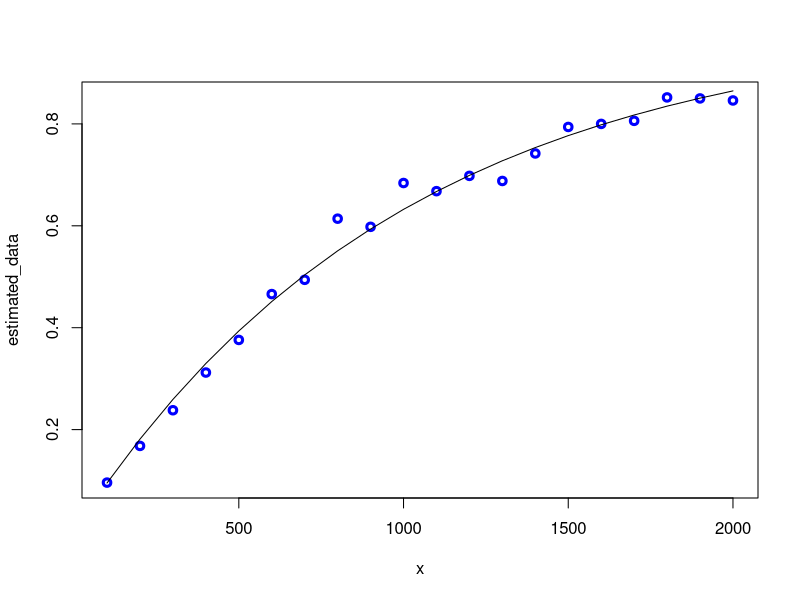
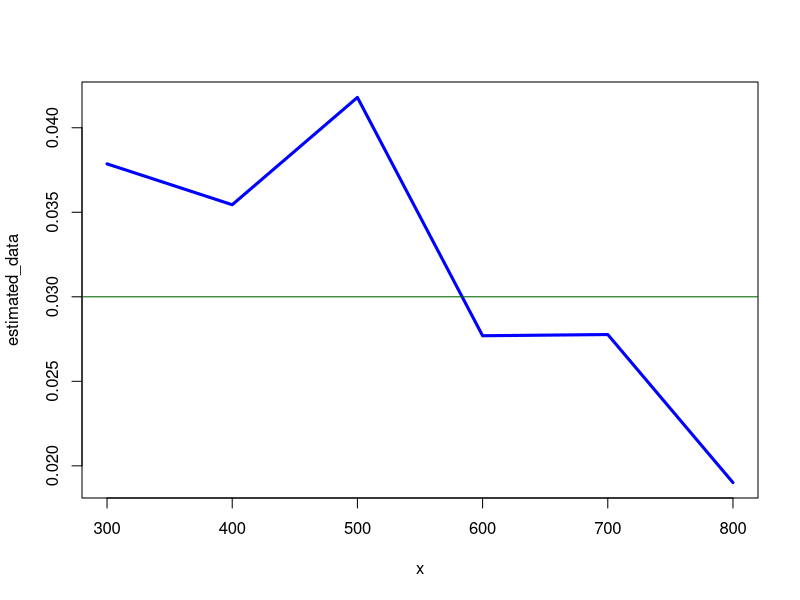
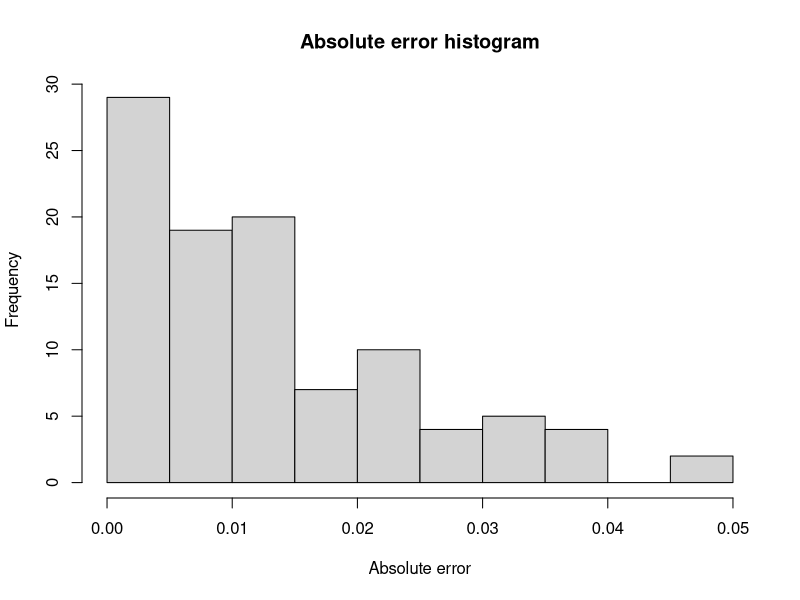
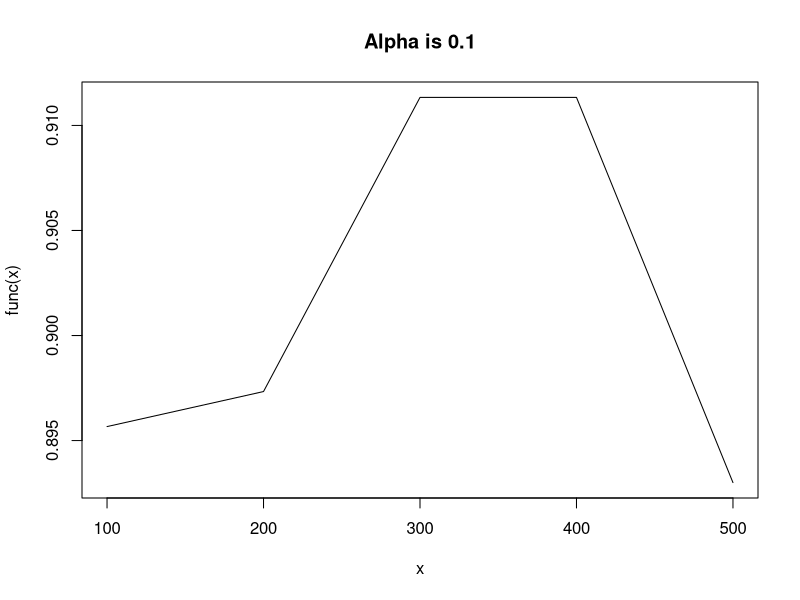
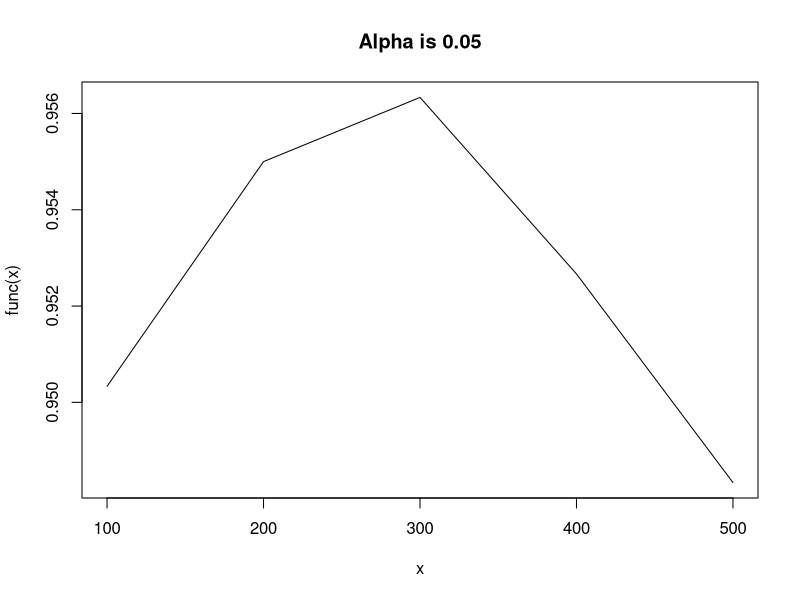
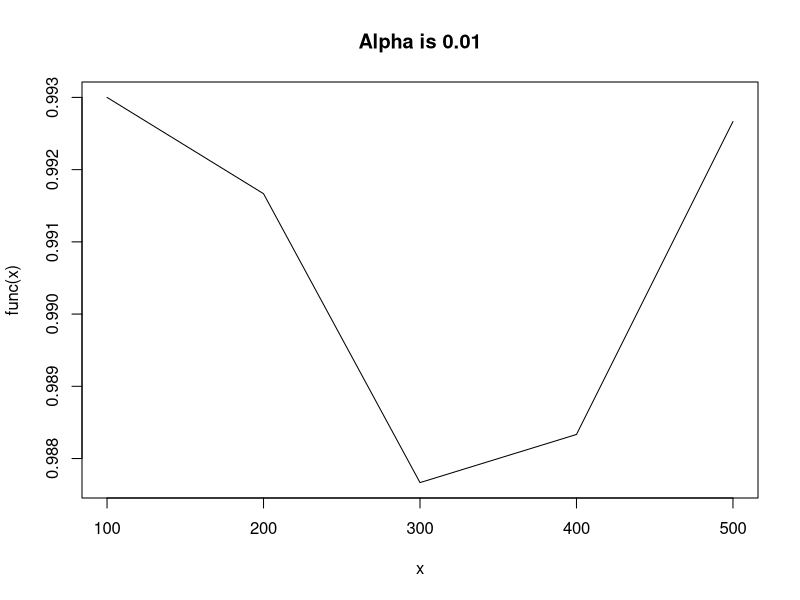
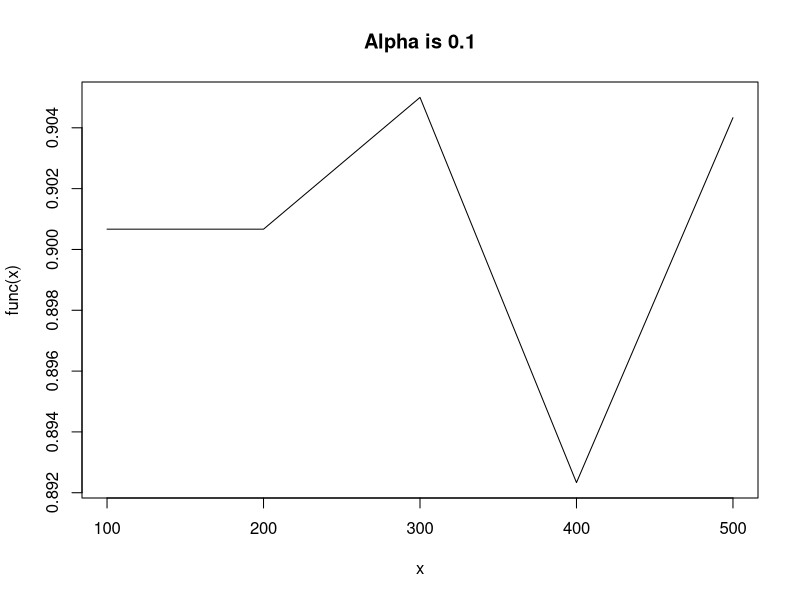
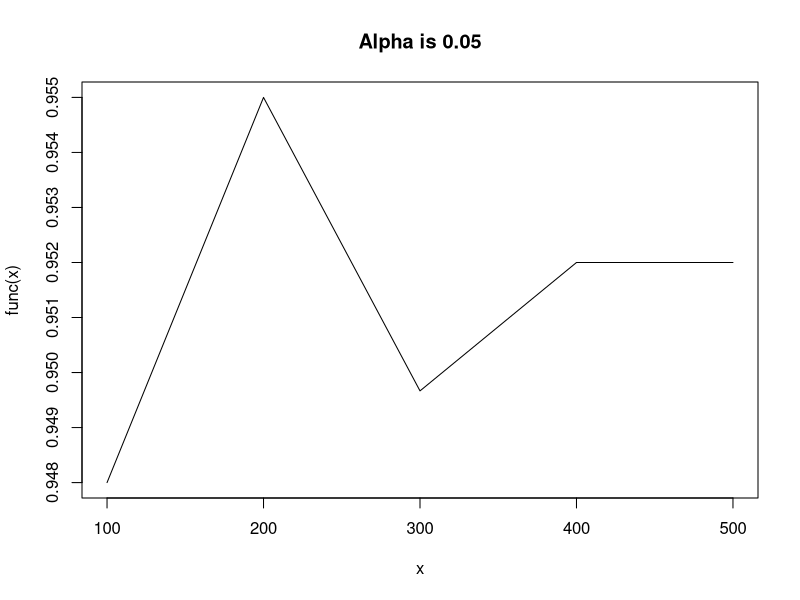

Write the R code that produced these figures, in order.
## ---- chunk 1
TIN <- 20

set.seed(TIN)
## ---- chunk 2
TLN <- paste("0", TIN, sep = "")
## ---- chunk 3
P = matrix(c(
  0.9, 0.1, 0.0, 0.0,
  0.8, 0.1, 0.1, 0.0,
  0.9, 0.0, 0.0, 0.1,
  0.8, 0.1, 0.1, 0), nrow=4, byrow=T)

calculate_by_eigenvector <- function (probs) {
  left_eigenvector <- eigen(t(probs))$vectors[,1]
  return (sapply(left_eigenvector / sum(left_eigenvector), Re))
}

calculate_by_matrix_multiplication <- function (probs) {
  return ((probs %*% probs %*% probs %*% probs)[1, ])
}

cat("Limiting probabilities (eigenvectors): ", calculate_by_eigenvector(P), "\n")
cat("Limiting probabilities (matrices): ", calculate_by_matrix_multiplication(P))

## ---- chunk 4
estimate_probability <- Vectorize(function (m, n) {
  sample_data <- apply(
    replicate(m, sample(0:9, n, replace = T)), 2,
    function(x) grepl(TLN, paste(x, collapse = "")))
  return (length(sample_data[sample_data == TRUE]) / length(sample_data))
})

theoretical_probability <- function (n) 1 - ((1 - 0.001) ^ n)
# 0.001 is the limiting probability of the state 4
## ---- chunk 5
x <- seq(100, 2000, by = 100)
estimated_data = estimate_probability(500, x)
theoretical_data = theoretical_probability(x)
## ---- chunk 6
plot(
  x,
  estimated_data, col ="blue", lwd = 3)
lines(
  x,
  theoretical_data)
## ---- chunk 7
x <- seq(300, 800, by = 100)
n <- 1000
m <- 100
estimated_data = apply(replicate(m, estimate_probability(x, n) - theoretical_probability(n)), 1, function (x) quantile(x, .95))
plot(
  x,
  estimated_data, col ="blue", lwd = 3, type="l")
abline(h = 0.03, col = "darkgreen")
## ---- chunk 8
N <- 1000
n <- 1000
m <- 100
hist(
  replicate(m, abs(estimate_probability(N, n) - theoretical_probability(n))),
  main = "Absolute error histogram",
  xlab = "Absolute error")
## ---- chunk 9
calculate_length <- Vectorize(function() {
  values <- vector()
  length <- 0
  while (paste(values, collapse = "") != TLN) {
    values <- tail(append(values, sample(0:9, 1)), nchar(TLN))
    length <- length + 1
  }
  return (length)
})

data <- replicate(100, calculate_length())
mean(data)
## ---- chunk 10
var(data) / 5
## ---- chunk 11
theta <- TIN / 10
m <- 3000
x <- seq(100, 500, by=100)

estimate_method_1 <- function(data, alpha) {
  n <- length(data)
  lower = (2 * sum(data)) / (qchisq(df = 2 * n, p = 1 - alpha / 2))
  upper = (2 * sum(data)) / (qchisq(df = 2 * n, p = alpha / 2))
  return (c(lower, upper))
}

estimate_method_2 <- function(data, alpha) {
  n <- length(data)
  lower = mean(data) - (theta * qnorm(1 - alpha / 2)) / sqrt(n)
  upper = mean(data) + (theta * qnorm(1 - alpha / 2)) / sqrt(n)
  return (c(lower, upper))
}

estimate_method_3 <- function(data, alpha) {
  n <- length(data)
  lower = (mean(data) * sqrt(n)) / (qnorm(1 - alpha / 2) + sqrt(n))
  upper = (mean(data) * sqrt(n)) / (qnorm(alpha / 2) + sqrt(n))
  return (c(lower, upper))
}

estimate_method_4 <- function(data, alpha) {
  n <- length(data)
  lower = mean(data) - qt(1 - alpha / 2, n - 1) * sd(data) / sqrt(n)
  upper = mean(data) + qt(1 - alpha / 2, n - 1) * sd(data) / sqrt(n)
  return (c(lower, upper))
}

calculate_percentage <- function(n, alpha, method, generation_method) {
  func <- function (data) method(data, alpha)
  gen_method <- if (generation_method == "rexp") rexp else rpois
  mn <- if (generation_method == "rexp") 1 / theta else theta
  sample_data <- apply(matrix(gen_method(n * m, mn), nrow = m), 1, func)
  return (length(sample_data[,sample_data[1,] < theta & theta < sample_data[2,]]) / length(sample_data))
}

plot_method <- function(n, alpha, method, generation_method) {
  func <- Vectorize(function (n) calculate_percentage(n, alpha, method, generation_method))
  plot(
    x,
    func(x),
    type = "l",
    main = paste("Alpha is", alpha)
  )
}

plot_all <- function (method, generation_method) {
  plot_method(x, .1, method, generation_method)
  plot_method(x, .05, method, generation_method)
  plot_method(x, .01, method, generation_method)
}
## ---- chunk 12
plot_all(estimate_method_1, "rexp")
## ---- chunk 13
plot_all(estimate_method_2, "rexp")
## ---- chunk 14
plot_all(estimate_method_3, "rexp")
## ---- chunk 15
plot_all(estimate_method_4, "rexp")
## ---- chunk 16
plot_all(estimate_method_2, "rpois")
## ---- chunk 17
plot_all(estimate_method_3, "rpois")
## ---- chunk 18
plot_all(estimate_method_4, "rpois")
